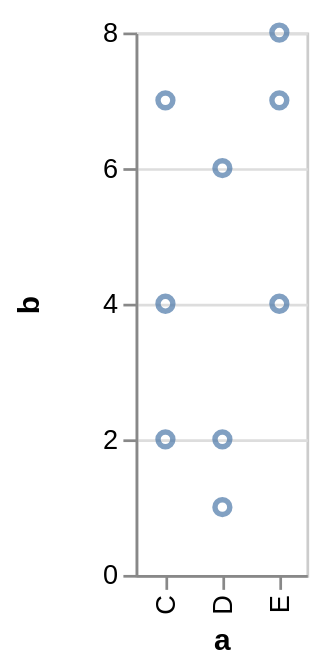

Write a Vega-Lite specification for this figure.
### Vega specification from a JSON file in a GitHub repository (floating-point values rounded to 4 significant figures)
{"$schema": "https://vega.github.io/schema/vega/v3.0.json", "autosize": "pad", "padding": 5, "style": "cell", "data": [{"name": "source_0", "values": [{"a": "C", "b": 2}, {"a": "C", "b": 7}, {"a": "C", "b": 4}, {"a": "D", "b": 1}, {"a": "D", "b": 2}, {"a": "D", "b": 6}, {"a": "E", "b": 8}, {"a": "E", "b": 4}, {"a": "E", "b": 7}]}, {"name": "data_0", "source": "source_0", "transform": [{"type": "formula", "expr": "toNumber(datum[\"b\"])", "as": "b"}, {"type": "filter", "expr": "datum[\"b\"] !== null && !isNaN(datum[\"b\"])"}]}], "signals": [{"name": "x_step", "value": 21}, {"name": "width", "update": "bandspace(domain('x').length, 1, 0.5) * x_step"}, {"name": "height", "update": "200"}], "marks": [{"name": "marks", "type": "symbol", "role": "point", "style": ["point"], "from": {"data": "data_0"}, "encode": {"update": {"x": {"scale": "x", "field": "a"}, "y": {"scale": "y", "field": "b"}, "stroke": {"value": "#4c78a8"}, "fill": {"value": "transparent"}, "opacity": {"value": 0.7}}}}], "scales": [{"name": "x", "type": "point", "domain": {"data": "data_0", "field": "a", "sort": true}, "range": {"step": {"signal": "x_step"}}, "round": true, "padding": 0.5}, {"name": "y", "type": "linear", "domain": {"data": "data_0", "field": "b"}, "range": [{"signal": "height"}, 0], "round": true, "nice": true, "zero": true}], "axes": [{"scale": "x", "orient": "bottom", "title": "a", "zindex": 1, "encode": {"labels": {"update": {"angle": {"value": 270}, "align": {"value": "right"}, "baseline": {"value": "middle"}}}}}, {"scale": "y", "labelOverlap": true, "orient": "left", "tickCount": {"signal": "ceil(height/40)"}, "title": "b", "zindex": 1}, {"scale": "y", "domain": false, "grid": true, "labels": false, "maxExtent": 0, "minExtent": 0, "orient": "left", "tickCount": {"signal": "ceil(height/40)"}, "ticks": false, "zindex": 0, "gridScale": "x"}], "config": {"axis": {"domainColor": "#888", "tickColor": "#888"}, "axisY": {"minExtent": 30}, "style": {"cell": {"fill": "transparent", "stroke": "#ccc"}}}}
